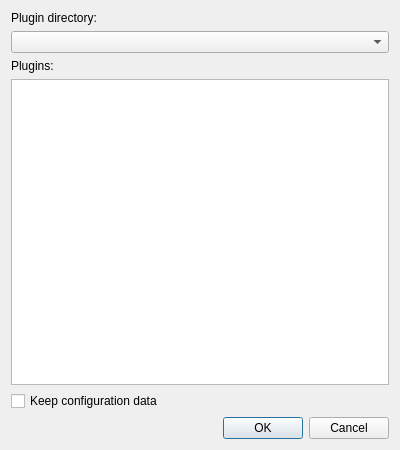
<?xml version="1.0" encoding="UTF-8"?>
<ui version="4.0">
 <class>PluginUninstallDialog</class>
 <widget class="QWidget" name="PluginUninstallDialog">
  <property name="geometry">
   <rect>
    <x>0</x>
    <y>0</y>
    <width>400</width>
    <height>450</height>
   </rect>
  </property>
  <property name="windowTitle">
   <string>Plugin Uninstallation</string>
  </property>
  <layout class="QVBoxLayout" name="verticalLayout">
   <item>
    <widget class="QLabel" name="label_3">
     <property name="text">
      <string>Plugin directory:</string>
     </property>
    </widget>
   </item>
   <item>
    <widget class="QComboBox" name="pluginDirectoryCombo">
     <property name="toolTip">
      <string>Select the plugin area containing the plugin to uninstall</string>
     </property>
    </widget>
   </item>
   <item>
    <widget class="QLabel" name="label_2">
     <property name="text">
      <string>Plugins:</string>
     </property>
    </widget>
   </item>
   <item>
    <widget class="QListWidget" name="pluginsList">
     <property name="toolTip">
      <string>Check the plugins to be uninstalled</string>
     </property>
     <property name="alternatingRowColors">
      <bool>true</bool>
     </property>
     <property name="sortingEnabled">
      <bool>true</bool>
     </property>
    </widget>
   </item>
   <item>
    <widget class="QCheckBox" name="keepConfigurationCheckBox">
     <property name="toolTip">
      <string>Select to keep the configuration data</string>
     </property>
     <property name="text">
      <string>Keep configuration data</string>
     </property>
    </widget>
   </item>
   <item>
    <widget class="QDialogButtonBox" name="buttonBox">
     <property name="orientation">
      <enum>Qt::Horizontal</enum>
     </property>
     <property name="standardButtons">
      <set>QDialogButtonBox::Cancel|QDialogButtonBox::Ok</set>
     </property>
    </widget>
   </item>
  </layout>
 </widget>
 <tabstops>
  <tabstop>pluginDirectoryCombo</tabstop>
  <tabstop>pluginsList</tabstop>
  <tabstop>keepConfigurationCheckBox</tabstop>
 </tabstops>
 <resources/>
 <connections/>
</ui>
